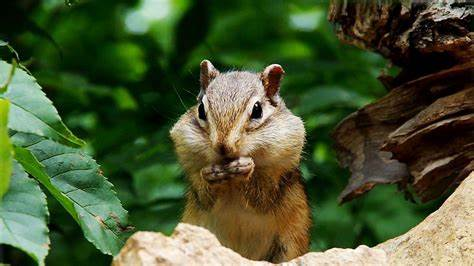
#> input picture img2.jpg, 474 x 266 px, found by its file name
$ python horizontalflip.py
#> lines starting #> are read from the running program, lines starting #| are printed output that depends on the picture
#flip a image horizontally using opencv
import cv2 as cv
import numpy as np

# Read the image
img = cv.imread("C:\VSCode\Images\img2.jpg")
#> img is the input picture: shape (266, 474, 3); mean B, G, R 50, 86.4, 72.7

# Flip the image vertically
flipped_image = np.flipud(img)
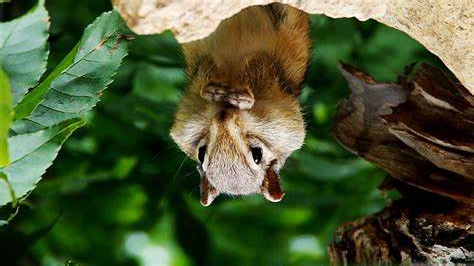
#> flipped_image: shape (266, 474, 3); mean B, G, R 50, 86.4, 72.7

# Display the flipped image using Matplotlib
cv.imshow("flipped Image",flipped_image)
cv.waitKey(0)
cv.destroyAllWindows()

$ run again, with img0.jpg copied over img2.jpg
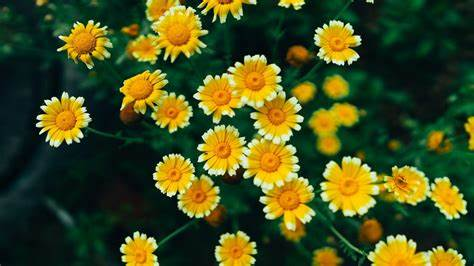
#> input picture img0.jpg, 474 x 266 px, found by its file name
#> img is the input picture: shape (266, 474, 3); mean B, G, R 30.2, 78.6, 68.6
#> `flipped_image = np.flipud(img)`:
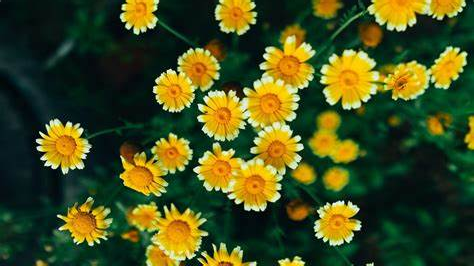
#> flipped_image: shape (266, 474, 3); mean B, G, R 30.2, 78.6, 68.6

$ run again, with img1.jpg copied over img2.jpg
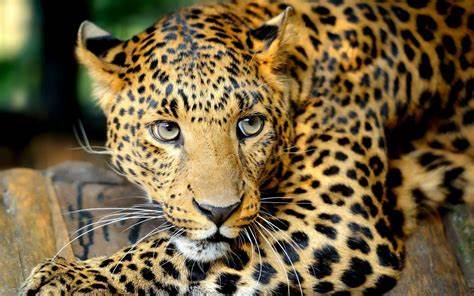
#> input picture img1.jpg, 474 x 296 px, found by its file name
#> img is the input picture: shape (296, 474, 3); mean B, G, R 64.3, 96.2, 114
#> `flipped_image = np.flipud(img)`:
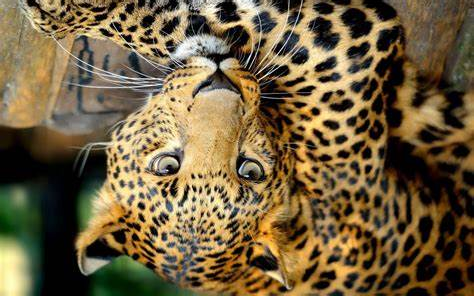
#> flipped_image: shape (296, 474, 3); mean B, G, R 64.3, 96.2, 114

$ run again, with img3.jpg copied over img2.jpg
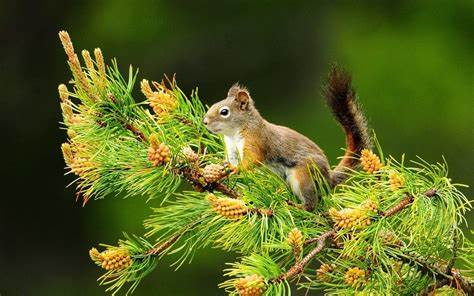
#> input picture img3.jpg, 474 x 296 px, found by its file name
#> img is the input picture: shape (296, 474, 3); mean B, G, R 32.3, 97.6, 86.6
#> `flipped_image = np.flipud(img)`:
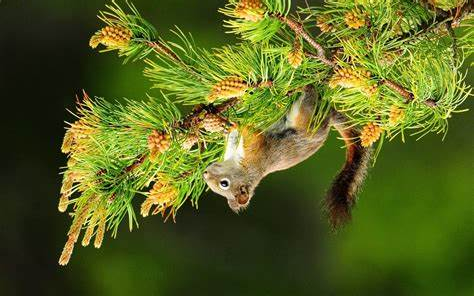
#> flipped_image: shape (296, 474, 3); mean B, G, R 32.3, 97.6, 86.6
